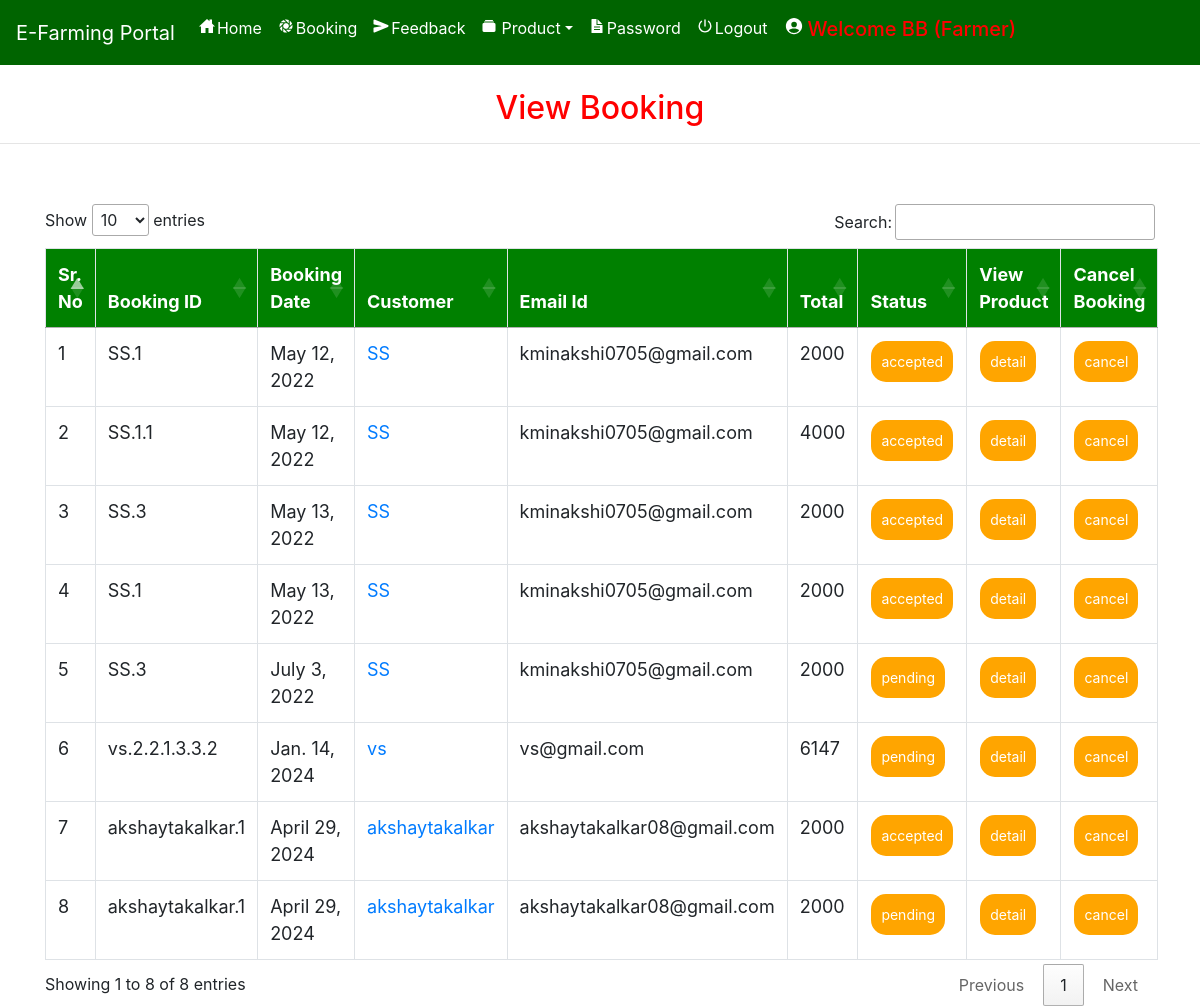
Screenshot of /admin_viewBooking (signed in) with the database file from the repository.
### farmerapp/models.py (models this page shows, shortened)
class Booking(models.Model):
    status = models.ForeignKey(Status, on_delete=models.CASCADE, null=True)
    profile = models.ForeignKey(Profile, on_delete=models.CASCADE, null=True)
    farmer =  models.TextField(null=True)
    booking_id = models.CharField(max_length=200,null=True)
    quantity = models.CharField(max_length=100,null=True)
    payment_id = models.CharField(max_length=200,null=True)
    payment_status = models.CharField(max_length=200,null=True, default="Pending")
    book_date = models.CharField(max_length=30, null=True)
    total = models.IntegerField(null=True)

class Profile(models.Model):
    user = models.ForeignKey(User, on_delete=models.CASCADE, null=True)
    dob = models.DateField(null=True)
    city = models.CharField(max_length=30, null=True)
    address = models.CharField(max_length=50, null=True)
    contact = models.CharField(max_length=10, null=True)
    user_type = models.CharField(max_length=10, null=True)
    status =  models.CharField(max_length=30, null=True, default="Pending")
    image = models.FileField(null=True)

class Status(models.Model):
    name = models.CharField(max_length=20, null=True)

### farmerapp/views.py (the view)
# urls.py: path('admin_viewBooking', Admin_View_Booking, name='admin_viewBooking'),
def Admin_View_Booking(request):
    if not request.user.is_authenticated:
        return redirect('login_admin')
    book = Booking.objects.all()
    d = {'book': book}
    return render(request, 'admin_viewBokking.html', d)

### farmerapp/templates/admin_viewBokking.html (shortened to what this page needs)
{% extends 'navigation.html' %}
{% block body %}
<center><h2 style="color:red;margin-top:2%">View Booking</h2></center><hr>
 <div class="container">
<table class="table table-bordered" id="myTable">
  <thead>
  <tr>
    <th>Sr. No</th>
    <th>Booking ID</th>
    <th>Booking Date</th>
    <th>Customer</th>
    <th>Email Id</th>
      <th>Total</th>
      <th>Status</th>
    <th>View Product</th>
    <th>Cancel Booking</th>
  </tr>
  </thead>
   <tbody>
{% for i in book %}
  <tr>
      <td>{{forloop.counter}}</td>
    <td>{{i.booking_id}}</td>
    <td>{{i.book_date}}</td>
    <td>
      <a href="/profile/{{i.profile.user.id}}">
        {{i.profile.user.username}}
      </a>
    </td>
    <td>{{i.profile.user.email}}</td>
      <td>{{i.total}}</td>
    <td><a href="{% url 'Edit_status' i.booking_id i.id %}"><button class="button button1">{{i.status.name}}</button></a></td>
      <td><a href="{% url 'admin_booking_detail' i.booking_id i.id i.profile.user.id  %}"><button class="button button1">detail</button></a></td>
      <td><a href="{% url 'delete_admin_booking' i.booking_id i.id %}" onclick="return confirm('Are you sure?')"><button class="button button1" id="#delete">cancel</button></a></td>
  </tr>
   {% endfor %}
    </tbody>
</table>
 </div>
{% endblock %}

### farmerapp/templates/navigation.html (style rules this page uses)
* { box-sizing: border-box; }
#myTable { border-collapse: collapse; width: 100%; border: 1px solid #ddd; font-size: 18px; }
#myTable th { text-align: left; padding: 12px; background-color: green; color: white; }
#myTable td { text-align: left; padding: 12px; background-color: white; }
#myTable tr { border-bottom: 1px solid #ddd; }
.button { background-color: orange; border: none; color: white; padding: 10px; text-align: center; text-decoration: none; display: inline-block; font-size: 14px; margin: 1px 1px; cursor: pointer; }
.button1 { border-radius: 15px; }

### rows the page displays
Booking: booking_id "SS.1", book_date "May 12, 2022", profile.user.username "SS", profile.user.email "kminakshi0705@gmail.com", total "2000", status.name "accepted"
Booking: booking_id "SS.1.1", book_date "May 12, 2022", profile.user.username "SS", profile.user.email "kminakshi0705@gmail.com", total "4000", status.name "accepted"
Booking: booking_id "SS.3", book_date "May 13, 2022", profile.user.username "SS", profile.user.email "kminakshi0705@gmail.com", total "2000", status.name "accepted"
Booking: booking_id "SS.1", book_date "May 13, 2022", profile.user.username "SS", profile.user.email "kminakshi0705@gmail.com", total "2000", status.name "accepted"
Booking: booking_id "SS.3", book_date "July 3, 2022", profile.user.username "SS", profile.user.email "kminakshi0705@gmail.com", total "2000", status.name "pending"
Booking: booking_id "vs.2.2.1.3.3.2", book_date "Jan. 14, 2024", profile.user.username "vs", profile.user.email "vs@gmail.com", total "6147", status.name "pending"
Booking: booking_id "akshaytakalkar.1", book_date "April 29, 2024", profile.user.username "akshaytakalkar", profile.user.email "akshaytakalkar08@gmail.com", total "2000", status.name "accepted"
Booking: booking_id "akshaytakalkar.1", book_date "April 29, 2024", profile.user.username "akshaytakalkar", profile.user.email "akshaytakalkar08@gmail.com", total "2000", status.name "pending"
